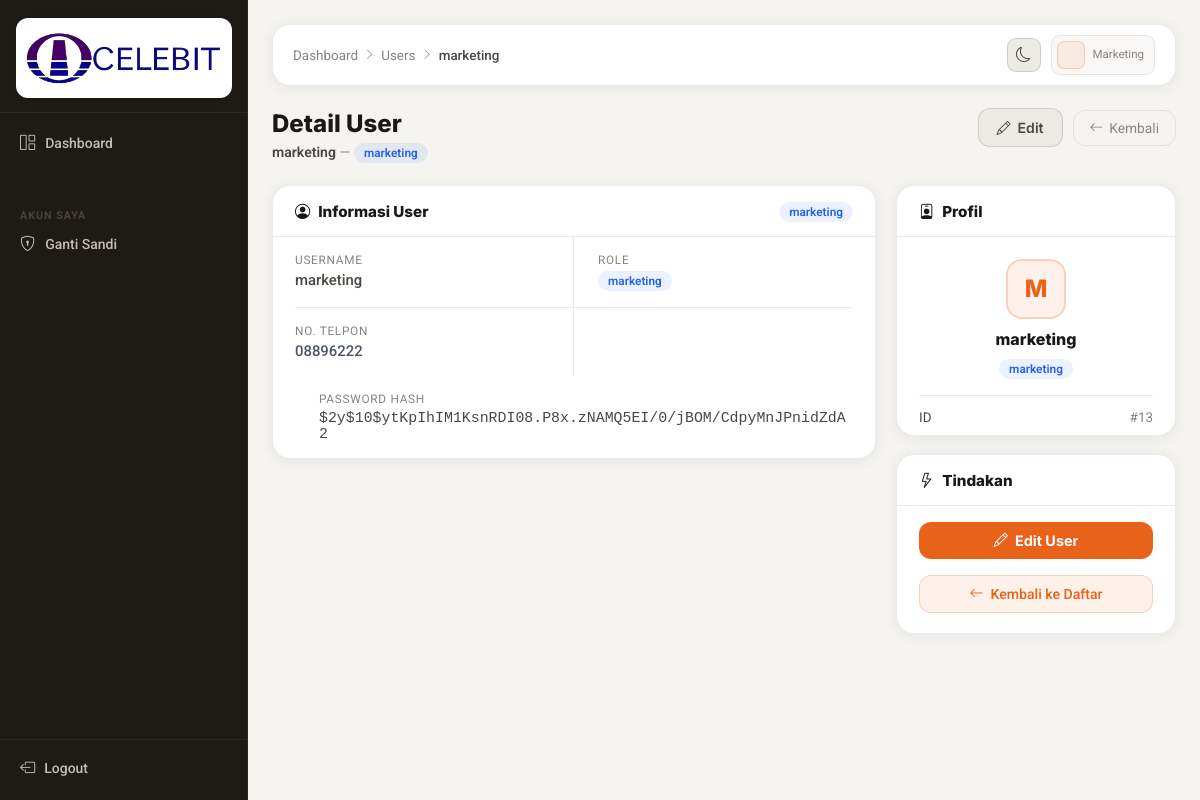
The app's page /public/marketing/user/crud/detail.php?id=13 with its own data.
### tables this page shows
CREATE TABLE `users` (
  `id` int NOT NULL,
  `username` varchar(50) NOT NULL,
  `password` varchar(255) NOT NULL,
  `role` enum('marketing','gudang','manager') NOT NULL,
  `no_telpon` varchar(20) DEFAULT NULL
);

### public/marketing/user/crud/detail.php (the view, shortened to what this page needs)
<?php
$conn = new mysqli('localhost', 'root', '', 'inventaris');
$id = (int)($_GET['id'] ?? 0);
$user = null;
if ($id) {
    $stmt = $conn->prepare("SELECT * FROM users WHERE id = ?");
    $stmt->bind_param('i', $id);
    $stmt->execute();
    $user = $stmt->get_result()->fetch_assoc();
}
$roleCls = match($user['role']) { 'marketing' => 'role-marketing', 'manager' => 'role-manager', 'gudang' => 'role-gudang', default => '' };
?>
<!doctype html>
<html lang="id" data-theme="light">
<head>
  <link rel="stylesheet" href="https://cdn.jsdelivr.net/npm/bootstrap-icons@1.10.0/font/bootstrap-icons.css">
  <link href="/Inventaris/public/assets/css/nav.css" rel="stylesheet">
  <link href="/Inventaris/public/assets/css/marketing-css/dashboard.css" rel="stylesheet">
  <link href="/Inventaris/public/assets/css/marketing-css/users.css" rel="stylesheet">
</head>
<body>
<?php include '../../../../templates/nav.php'; ?>
<main class="main">
  <div class="content">
    <div class="topbar">
      <div class="top-left">
        <div class="breadcrumb">
          <a href="/Inventaris/public/dashboard.php">Dashboard</a>
          <i class="bi bi-chevron-right"></i>
          <a href="../index.php">Users</a>
          <i class="bi bi-chevron-right"></i>
          <span><?= htmlspecialchars($user['username']) ?></span>
        </div>
      </div>
      <div class="top-right">
        <button id="themeToggle" class="theme-btn"><i class="bi bi-moon"></i></button>
        <div class="user-box">
          <div class="user-avatar"><?= strtoupper(substr($_SESSION['user']['username'], 0, 1)) ?></div>
          <div class="user-info">
            <span class="user-role">Marketing</span>
          </div>
        </div>
      </div>
    </div>
    <div class="page-header">
      <div class="page-header-left">
        <h1 class="page-title-lg">Detail User</h1>
        <p class="page-subtitle">
          <strong><?= htmlspecialchars($user['username']) ?></strong>
          &mdash; <span class="badge <?= $roleCls ?>"><?= htmlspecialchars($user['role']) ?></span>
        </p>
      </div>
      <div class="header-actions">
        <a href="edit.php?id=<?= $user['id'] ?>" class="btn-secondary"><i class="bi bi-pencil"></i> Edit</a>
        <a href="../index.php" class="btn-ghost-sm"><i class="bi bi-arrow-left"></i> Kembali</a>
      </div>
    </div>
    <div class="detail-layout">
      <div class="detail-main">
        <div class="form-card">
          <div class="form-card-header">
            <h4><i class="bi bi-person-circle"></i> Informasi User</h4>
            <span class="badge <?= $roleCls ?>"><?= htmlspecialchars($user['role']) ?></span>
          </div>
          <div class="detail-grid">
            <div class="detail-item">
              <span class="detail-label">Username</span>
              <span class="detail-val fw-mid"><?= htmlspecialchars($user['username']) ?></span>
            </div>
            <div class="detail-item">
              <span class="detail-label">Role</span>
              <span class="detail-val"><span class="badge <?= $roleCls ?>"><?= htmlspecialchars($user['role']) ?></span></span>
            </div>
            <div class="detail-item">
              <span class="detail-label">No. Telpon</span>
              <span class="detail-val fw-mid" style="color: #4b5563;">
                <?= htmlspecialchars($user['no_telpon'] ?? '-') ?>
              </span>
            </div>
            <div class="detail-item detail-item-full">
              <span class="detail-label">Password Hash</span>
              <span class="detail-val hash-preview"><?= htmlspecialchars($user['password']) ?></span>
            </div>
          </div>
        </div>
      </div>
      <div class="detail-side">
        <div class="form-card">
          <div class="form-card-header">
            <h4><i class="bi bi-person-badge"></i> Profil</h4>
          </div>
          <div class="user-profile-card">
            <div class="user-profile-avatar"><?= strtoupper(substr($user['username'], 0, 1)) ?></div>
            <div class="user-profile-name"><?= htmlspecialchars($user['username']) ?></div>
            <span class="badge <?= $roleCls ?>"><?= htmlspecialchars($user['role']) ?></span>
          </div>
          <div class="total-divider"></div>
          <div class="total-meta">
            <span>ID</span>
            <span class="text-muted">#<?= $user['id'] ?></span>
          </div>
        </div>
        <div class="form-card action-card">
          <div class="form-card-header">
            <h4><i class="bi bi-lightning"></i> Tindakan</h4>
          </div>
          <div class="danger-body">
            <a href="edit.php?id=<?= $user['id'] ?>" class="btn-primary full" style="margin-bottom:8px;">
              <i class="bi bi-pencil"></i> Edit User
            </a>
            <a href="../index.php" class="btn-outline full">
              <i class="bi bi-arrow-left"></i> Kembali ke Daftar
            </a>
          </div>
        </div>
      </div>
    </div>
  </div>
</main>
</body>
</html>

### public/assets/css/nav.css (style rules this page uses)
:root { --nav-bg: #1e1a16; --nav-hover: rgba(255,255,255,0.055); --nav-active: rgba(232,98,26,0.16); --nav-text: #c4bdb5; --nav-text2: #6b6058; --nav-title: #4a433c; --nav-w: 248px; --accent: #e8621a; --accent2: #f97316; --trans: 0.16s ease; }
.main { flex: 1; margin-left: var(--nav-w); min-height: 100vh; display: flex; flex-direction: column; }

### public/assets/css/marketing-css/dashboard.css (style rules this page uses)
:root { --bg: #f5f4f1; --bg2: #eceae5; --bg3: #e4e1db; --surface: #ffffff; --surface2: #f9f8f6; --border: rgba(0,0,0,0.08); --border2: rgba(0,0,0,0.13); --nav-bg: #1e1a16; --nav-hover: rgba(255,255,255,0.055); --nav-active: rgba(232,98,26,0.16); --nav-text: #c4bdb5; --nav-text2: #6b6058; --nav-title: #4a433c; --accent: #e8621a; --accent2: #f97316; --accent-bg: rgba(232,98,26,0.09); --accent-bd: rgba(232,98,26,0.22); --blue: #2563eb; --blue-bg: rgba(37,99,235,0.09); --green: #16a34a; --green-bg: rgba(22,163,74,0.09); --purple: #7c3aed; --purple-bg: rgba(124,58,237,0.09); --teal: #0d9488; --teal-bg: rgba(13,148,136,0.09); --red: #dc2626; --red-bg: rgba(220,38,38,0.09); --text: #1a1714; --text2: #4b4843; --text3: #888580; --radius: 12px; --radius-lg: 18px; --shadow: 0 2px 14px rgba(0,0,0,0.07); --trans: 0.16s ease; --nav-w: 248px; --topbar-h: 62px; }
*, *::before, *::after { box-sizing: border-box; margin: 0; padding: 0; }
html { scroll-behavior: smooth; }
body { font-family: 'Roboto', sans-serif; background: var(--bg); color: var(--text); -webkit-font-smoothing: antialiased; transition: background var(--trans), color var(--trans); }
a { text-decoration: none; color: inherit; }
h1,h2,h3,h4,h5,h6 { font-family: 'Inter', sans-serif; letter-spacing: 0; line-height: 1.3; }
.main { flex: 1; margin-left: var(--nav-w); min-height: 100vh; display: flex; flex-direction: column; }
.content { flex: 1; padding: 24px; }
.topbar { display: flex; align-items: center; justify-content: space-between; padding: 0 20px; height: var(--topbar-h); background: var(--surface); border: 1px solid var(--border); border-radius: var(--radius-lg); margin-bottom: 22px; box-shadow: var(--shadow); transition: background var(--trans), border-color var(--trans); }
.top-left { display: flex; align-items: center; gap: 12px; }
.top-right { display: flex; align-items: center; gap: 10px; }
.theme-btn { width: 34px; height: 34px; background: var(--bg2); border: 1px solid var(--border2); border-radius: 9px; display: flex; align-items: center; justify-content: center; color: var(--text2); font-size: 0.95rem; cursor: pointer; transition: color var(--trans), background var(--trans); }
.user-box { display: flex; align-items: center; gap: 8px; padding: 5px 10px 5px 5px; border-radius: 9px; border: 1px solid var(--border); background: var(--surface2); }
.user-avatar { width: 28px; height: 28px; border-radius: 7px; background: var(--accent-bg); border: 1px solid var(--accent-bd); display: flex; align-items: center; justify-content: center; font-family: 'Inter', sans-serif; font-size: 0.74rem; font-weight: 800; color: var(--accent); flex-shrink: 0; }
.user-info { display: flex; flex-direction: column; gap: 0; }
.user-role { font-size: 0.72rem; color: var(--text3); line-height: 1.2; }
.btn-outline { display: inline-flex; align-items: center; gap: 5px; font-size: 0.8rem; font-weight: 500; color: var(--accent); border: 1px solid var(--accent-bd); background: var(--accent-bg); padding: 5px 11px; border-radius: 8px; transition: background var(--trans), color var(--trans); }
.fw-mid { font-weight: 500; color: var(--text); }
.badge { display: inline-block; padding: 3px 9px; border-radius: 100px; font-size: 0.74rem; font-weight: 600; }
.fw-mid { font-weight: 600; color: var(--text); }
.badge { display: inline-flex; align-items: center; padding: 2px 9px; border-radius: 100px; font-size: 0.71rem; font-weight: 700; white-space: nowrap; }

### records on screen
users: username "marketing", role "marketing", no_telpon "08896222", password "$2y$10$ytKpIhIM1KsnRDI08.P8x.zNAMQ5EI/0/jBOM/CdpyMnJPnidZdA2", username "M", id "13"
